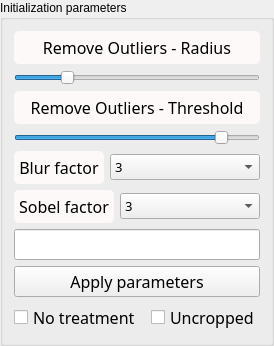
         <widget class="QGroupBox" name="groupBox">
          <property name="title">
           <string>Initialization parameters</string>
          </property>
          <layout class="QVBoxLayout" name="verticalLayout_10">
           <item>
            <layout class="QVBoxLayout" name="verticalLayout_5">
             <item>
              <widget class="QLabel" name="Label_radius">
               <property name="sizePolicy">
                <sizepolicy hsizetype="Preferred" vsizetype="Preferred">
                 <horstretch>0</horstretch>
                 <verstretch>0</verstretch>
                </sizepolicy>
               </property>
               <property name="font">
                <font>
                 <family>Noto Sans Cond</family>
                 <pointsize>12</pointsize>
                 <weight>50</weight>
                 <italic>false</italic>
                 <bold>false</bold>
                </font>
               </property>
               <property name="styleSheet">
                <string notr="true">QLabel {
color: rgb(0, 0, 0);
background-color:	rgb(253, 249, 248);
border-style : outset;
Border-radius : 5px;
border-width : 0px;
border-color : black;
min-width : 5em;
padding : 5px;
font : 12pt &quot;Noto Sans Cond&quot;;
}</string>
               </property>
               <property name="text">
                <string>Remove Outliers - Radius</string>
               </property>
               <property name="alignment">
                <set>Qt::AlignCenter</set>
               </property>
              </widget>
             </item>
             <item>
              <widget class="QSlider" name="Radius_slider">
               <property name="sizePolicy">
                <sizepolicy hsizetype="Preferred" vsizetype="Fixed">
                 <horstretch>0</horstretch>
                 <verstretch>0</verstretch>
                </sizepolicy>
               </property>
               <property name="minimumSize">
                <size>
                 <width>0</width>
                 <height>15</height>
                </size>
               </property>
               <property name="toolTip">
                <string>&lt;html&gt;&lt;head/&gt;&lt;body&gt;&lt;p&gt;&lt;span style=&quot; font-size:12pt;&quot;&gt;Radius of the remove outliers&lt;/span&gt;&lt;/p&gt;&lt;/body&gt;&lt;/html&gt;</string>
               </property>
               <property name="maximum">
                <number>10</number>
               </property>
               <property name="pageStep">
                <number>2</number>
               </property>
               <property name="value">
                <number>2</number>
               </property>
               <property name="sliderPosition">
                <number>2</number>
               </property>
               <property name="orientation">
                <enum>Qt::Horizontal</enum>
               </property>
              </widget>
             </item>
             <item>
              <widget class="QLabel" name="Label_threshold">
               <property name="sizePolicy">
                <sizepolicy hsizetype="Preferred" vsizetype="Preferred">
                 <horstretch>0</horstretch>
                 <verstretch>0</verstretch>
                </sizepolicy>
               </property>
               <property name="font">
                <font>
                 <family>Noto Sans Cond</family>
                 <pointsize>12</pointsize>
                 <weight>50</weight>
                 <italic>false</italic>
                 <bold>false</bold>
                </font>
               </property>
               <property name="styleSheet">
                <string notr="true">QLabel {
color: rgb(0, 0, 0);
background-color:	rgb(253, 249, 248);
border-style : outset;
Border-radius : 5px;
border-width : 0px;
border-color : black;
min-width : 5em;
padding : 5px;
font : 12pt &quot;Noto Sans Cond&quot;;
}</string>
               </property>
               <property name="text">
                <string>Remove Outliers - Threshold</string>
               </property>
               <property name="alignment">
                <set>Qt::AlignCenter</set>
               </property>
              </widget>
             </item>
             <item>
              <widget class="QSlider" name="Threshold_slider">
               <property name="sizePolicy">
                <sizepolicy hsizetype="Preferred" vsizetype="Fixed">
                 <horstretch>0</horstretch>
                 <verstretch>0</verstretch>
                </sizepolicy>
               </property>
               <property name="minimumSize">
                <size>
                 <width>0</width>
                 <height>15</height>
                </size>
               </property>
               <property name="toolTip">
                <string>&lt;html&gt;&lt;head/&gt;&lt;body&gt;&lt;p&gt;&lt;span style=&quot; font-size:11pt;&quot;&gt;Threshold value of the remove outliers&lt;/span&gt;&lt;/p&gt;&lt;/body&gt;&lt;/html&gt;</string>
               </property>
               <property name="styleSheet">
                <string notr="true"/>
               </property>
               <property name="maximum">
                <number>150</number>
               </property>
               <property name="value">
                <number>130</number>
               </property>
               <property name="sliderPosition">
                <number>130</number>
               </property>
               <property name="orientation">
                <enum>Qt::Horizontal</enum>
               </property>
              </widget>
             </item>
            </layout>
           </item>
           <item>
            <layout class="QHBoxLayout" name="horizontalLayout_3">
             <item>
              <widget class="QLabel" name="label_blur">
               <property name="sizePolicy">
                <sizepolicy hsizetype="Fixed" vsizetype="Preferred">
                 <horstretch>0</horstretch>
                 <verstretch>0</verstretch>
                </sizepolicy>
               </property>
               <property name="font">
                <font>
                 <family>Noto Sans Cond</family>
                 <pointsize>12</pointsize>
                 <weight>50</weight>
                 <italic>false</italic>
                 <bold>false</bold>
                </font>
               </property>
               <property name="styleSheet">
                <string notr="true">QLabel {
color: rgb(0, 0, 0);
background-color:	rgb(253, 249, 248);
border-style : outset;
Border-radius : 5px;
border-width : 0px;
border-color : black;
min-width : 5em;
padding : 5px;
font : 12pt &quot;Noto Sans Cond&quot;;
}</string>
               </property>
               <property name="text">
                <string>Blur factor</string>
               </property>
               <property name="scaledContents">
                <bool>false</bool>
               </property>
               <property name="alignment">
                <set>Qt::AlignCenter</set>
               </property>
              </widget>
             </item>
             <item>
              <widget class="QComboBox" name="Blur_box">
               <property name="sizePolicy">
                <sizepolicy hsizetype="Minimum" vsizetype="Fixed">
                 <horstretch>0</horstretch>
                 <verstretch>0</verstretch>
                </sizepolicy>
               </property>
               <property name="font">
                <font>
                 <family>Noto Sans Cond</family>
                 <pointsize>10</pointsize>
                 <weight>50</weight>
                 <italic>false</italic>
                 <bold>false</bold>
                </font>
               </property>
               <property name="toolTip">
                <string>&lt;html&gt;&lt;head/&gt;&lt;body&gt;&lt;p&gt;&lt;span style=&quot; font-size:11pt;&quot;&gt;Blur factor applied to the treated stack&lt;/span&gt;&lt;/p&gt;&lt;/body&gt;&lt;/html&gt;</string>
               </property>
               <property name="styleSheet">
                <string notr="true"/>
               </property>
               <property name="currentText">
                <string>3</string>
               </property>
               <property name="currentIndex">
                <number>2</number>
               </property>
               <item>
                <property name="text">
                 <string>0</string>
                </property>
               </item>
               <item>
                <property name="text">
                 <string>1</string>
                </property>
               </item>
               <item>
                <property name="text">
                 <string>3</string>
                </property>
               </item>
               <item>
                <property name="text">
                 <string>5</string>
                </property>
               </item>
               <item>
                <property name="text">
                 <string>7</string>
                </property>
               </item>
               <item>
                <property name="text">
                 <string>9</string>
                </property>
               </item>
              </widget>
             </item>
            </layout>
           </item>
           <item>
            <layout class="QHBoxLayout" name="horizontalLayout_7">
             <item>
              <widget class="QLabel" name="label_sobel">
               <property name="sizePolicy">
                <sizepolicy hsizetype="Fixed" vsizetype="Preferred">
                 <horstretch>0</horstretch>
                 <verstretch>0</verstretch>
                </sizepolicy>
               </property>
               <property name="font">
                <font>
                 <family>Noto Sans Cond</family>
                 <pointsize>12</pointsize>
                 <weight>50</weight>
                 <italic>false</italic>
                 <bold>false</bold>
                </font>
               </property>
               <property name="styleSheet">
                <string notr="true">QLabel {
color: rgb(0, 0, 0);
background-color:	rgb(253, 249, 248);
border-style : outset;
Border-radius : 5px;
border-width : 0px;
border-color : black;
min-width : 5em;
padding : 5px;
font : 12pt &quot;Noto Sans Cond&quot;;
}</string>
               </property>
               <property name="text">
                <string>Sobel factor</string>
               </property>
               <property name="scaledContents">
                <bool>false</bool>
               </property>
               <property name="alignment">
                <set>Qt::AlignCenter</set>
               </property>
              </widget>
             </item>
             <item>
              <widget class="QComboBox" name="Sobel_box">
               <property name="sizePolicy">
                <sizepolicy hsizetype="Minimum" vsizetype="Fixed">
                 <horstretch>0</horstretch>
                 <verstretch>0</verstretch>
                </sizepolicy>
               </property>
               <property name="font">
                <font>
                 <family>Noto Sans Cond</family>
                 <pointsize>10</pointsize>
                 <weight>50</weight>
                 <italic>false</italic>
                 <bold>false</bold>
                </font>
               </property>
               <property name="toolTip">
                <string>&lt;html&gt;&lt;head/&gt;&lt;body&gt;&lt;p&gt;&lt;span style=&quot; font-size:11pt;&quot;&gt;Sobel factor applied to the treated stack&lt;/span&gt;&lt;/p&gt;&lt;/body&gt;&lt;/html&gt;</string>
               </property>
               <property name="styleSheet">
                <string notr="true"/>
               </property>
               <property name="currentText">
                <string>3</string>
               </property>
               <property name="currentIndex">
                <number>2</number>
               </property>
               <property name="iconSize">
                <size>
                 <width>13</width>
                 <height>13</height>
                </size>
               </property>
               <item>
                <property name="text">
                 <string>0</string>
                </property>
               </item>
               <item>
                <property name="text">
                 <string>1</string>
                </property>
               </item>
               <item>
                <property name="text">
                 <string>3</string>
                </property>
               </item>
               <item>
                <property name="text">
                 <string>5</string>
                </property>
               </item>
               <item>
                <property name="text">
                 <string>7</string>
                </property>
               </item>
               <item>
                <property name="text">
                 <string>9</string>
                </property>
               </item>
              </widget>
             </item>
            </layout>
           </item>
           <item>
            <widget class="QLineEdit" name="CC_info">
             <property name="sizePolicy">
              <sizepolicy hsizetype="Preferred" vsizetype="Fixed">
               <horstretch>0</horstretch>
               <verstretch>0</verstretch>
              </sizepolicy>
             </property>
             <property name="minimumSize">
              <size>
               <width>116</width>
               <height>0</height>
              </size>
             </property>
             <property name="font">
              <font>
               <family>Noto Sans Cond</family>
               <pointsize>12</pointsize>
               <weight>50</weight>
               <italic>false</italic>
               <bold>false</bold>
              </font>
             </property>
             <property name="toolTip">
              <string>&lt;html&gt;&lt;head/&gt;&lt;body&gt;&lt;p&gt;&lt;span style=&quot; font-size:11pt;&quot;&gt;Correlation coefficient: give information about the similarities between image n°1 and image n°2 of the treated stack&lt;/span&gt;&lt;/p&gt;&lt;/body&gt;&lt;/html&gt;</string>
             </property>
             <property name="alignment">
              <set>Qt::AlignCenter</set>
             </property>
            </widget>
           </item>
           <item>
            <widget class="QPushButton" name="Keep_param">
             <property name="sizePolicy">
              <sizepolicy hsizetype="Preferred" vsizetype="Fixed">
               <horstretch>0</horstretch>
               <verstretch>0</verstretch>
              </sizepolicy>
             </property>
             <property name="minimumSize">
              <size>
               <width>96</width>
               <height>0</height>
              </size>
             </property>
             <property name="font">
              <font>
               <family>Noto Sans Cond</family>
               <pointsize>12</pointsize>
               <weight>50</weight>
               <italic>false</italic>
               <bold>false</bold>
              </font>
             </property>
             <property name="toolTip">
              <string>&lt;html&gt;&lt;head/&gt;&lt;body&gt;&lt;p&gt;&lt;span style=&quot; font-size:11pt;&quot;&gt;Apply the parameters on the entire stack to create the entire treated stack&lt;/span&gt;&lt;/p&gt;&lt;/body&gt;&lt;/html&gt;</string>
             </property>
             <property name="styleSheet">
              <string notr="true"/>
             </property>
             <property name="text">
              <string>Apply parameters</string>
             </property>
            </widget>
           </item>
           <item>
            <layout class="QHBoxLayout" name="horizontalLayout">
             <item>
              <widget class="QCheckBox" name="checkBox">
               <property name="sizePolicy">
                <sizepolicy hsizetype="Minimum" vsizetype="Fixed">
                 <horstretch>0</horstretch>
                 <verstretch>0</verstretch>
                </sizepolicy>
               </property>
               <property name="minimumSize">
                <size>
                 <width>96</width>
                 <height>0</height>
                </size>
               </property>
               <property name="font">
                <font>
                 <family>Noto Sans Cond</family>
                 <pointsize>12</pointsize>
                 <weight>50</weight>
                 <italic>false</italic>
                 <bold>false</bold>
                </font>
               </property>
               <property name="toolTip">
                <string>&lt;html&gt;&lt;head/&gt;&lt;body&gt;&lt;p&gt;&lt;span style=&quot; font-size:11pt;&quot;&gt;Run registration without the use of treated stack&lt;/span&gt;&lt;/p&gt;&lt;/body&gt;&lt;/html&gt;</string>
               </property>
               <property name="styleSheet">
                <string notr="true"/>
               </property>
               <property name="text">
                <string>No treatment </string>
               </property>
              </widget>
             </item>
             <item>
              <widget class="QCheckBox" name="checkBox_Uncropped">
               <property name="sizePolicy">
                <sizepolicy hsizetype="Preferred" vsizetype="Fixed">
                 <horstretch>0</horstretch>
                 <verstretch>0</verstretch>
                </sizepolicy>
               </property>
               <property name="minimumSize">
                <size>
                 <width>96</width>
                 <height>0</height>
                </size>
               </property>
               <property name="font">
                <font>
                 <family>Noto Sans Cond</family>
                 <pointsize>12</pointsize>
                 <weight>50</weight>
                 <italic>false</italic>
                 <bold>false</bold>
                </font>
               </property>
               <property name="toolTip">
                <string>&lt;html&gt;&lt;head/&gt;&lt;body&gt;&lt;p&gt;&lt;span style=&quot; font-size:11pt;&quot;&gt;If check: the saved stack is not cropped&lt;/span&gt;&lt;/p&gt;&lt;/body&gt;&lt;/html&gt;</string>
               </property>
               <property name="styleSheet">
                <string notr="true"/>
               </property>
               <property name="text">
                <string>Uncropped</string>
               </property>
              </widget>
             </item>
            </layout>
           </item>
          </layout>
         </widget>
